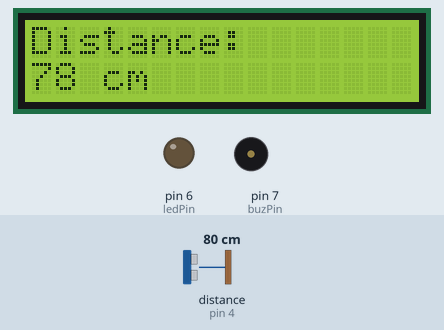
This sketch was run on a simulated Arduino Uno, built with avr-gcc and run on an emulated ATmega328P. On the bench: 16×2 character LCD, output pins drawn as LEDs (lit = HIGH), buzzer (waves = sounding, pin HIGH). Wiring (inferred from the names in the program): ultrasonic range finder: trigger pin 5; echo pin 4. The test bench sets the inputs (shaded band); at power-on: distance to the obstacle (sensor on pin 4) 80 cm. The echo pulse lasts 58.3 µs per cm; pins used as bus, display or sensor lines are not drawn.

Above: at 1.7 s.
1.8 s: distance to the obstacle (sensor on pin 4) set to 12 cm
At 2.9 s:
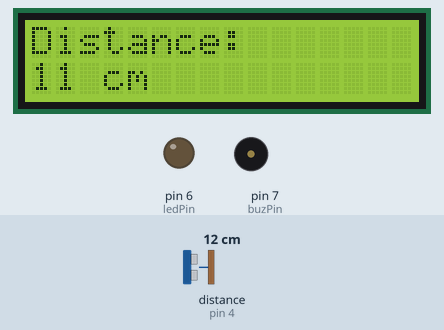
3.6 s: distance to the obstacle (sensor on pin 4) set to 9 cm
At 4.9 s:
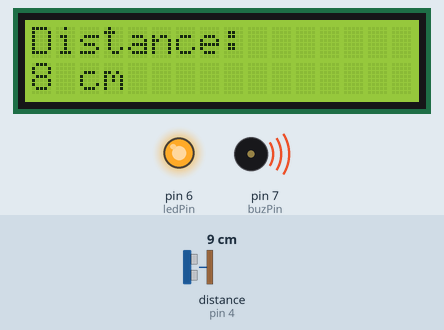
5.2 s: distance to the obstacle (sensor on pin 4) set to 2 cm
At 5.5 s:
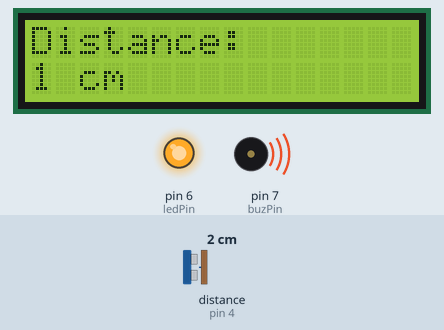
Timing chart, 0 to 8.2 s (numbered marks = the images above; inputs shaded):
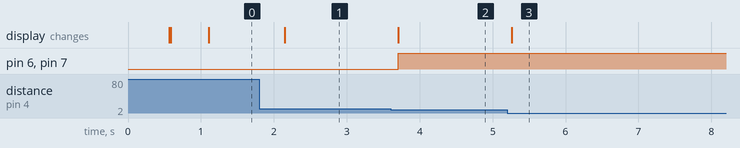

Measured:
- the behaviour switches between 11 and 10 cm on distance to the obstacle (sensor on pin 4) (found by bisection; images 1 and 2)
- after the input at 1.8 s, the display: changes after 0.35 s (image 1)
- after the input at 3.6 s, pin 6 (ledPin), pin 7 (buzPin): LOW → HIGH after 0.11 s; the display: changes after 0.11 s (image 2)
- after the input at 5.2 s, the display: changes after 0.06 s (image 3)

The sketch:

Code.ino
```cpp
#include <Wire.h>
#include <LiquidCrystal_I2C.h>
LiquidCrystal_I2C lcd(0x27, 16, 2);

const int trigPin = 5;
const int echoPin = 4;
const int ledPin = 6;
const int buzPin = 7;

long duration;
int distance;

void setup() {
  delay(500);
  lcd.init();
  lcd.backlight();

  pinMode(trigPin, OUTPUT);
  pinMode(echoPin, INPUT);
  pinMode(ledPin, OUTPUT);
  pinMode(buzPin, OUTPUT);
}

void loop() {
  digitalWrite(trigPin, LOW);
  delayMicroseconds(2);
  digitalWrite(trigPin, HIGH);
  delayMicroseconds(10);
  digitalWrite(trigPin, LOW);

  duration = pulseIn(echoPin, HIGH);


  distance = (duration / 2) * 0.034;


  lcd.clear();
  lcd.setCursor(0, 0);
  lcd.print("Distance:");
  lcd.setCursor(0, 1);
  lcd.print(distance);
  lcd.print(" cm");


  if (distance < 10) {
    digitalWrite(ledPin, HIGH);
    digitalWrite(buzPin, HIGH);
  } else {
    digitalWrite(ledPin, LOW);
    digitalWrite(buzPin, LOW);
  }

  delay(500);
}
```
